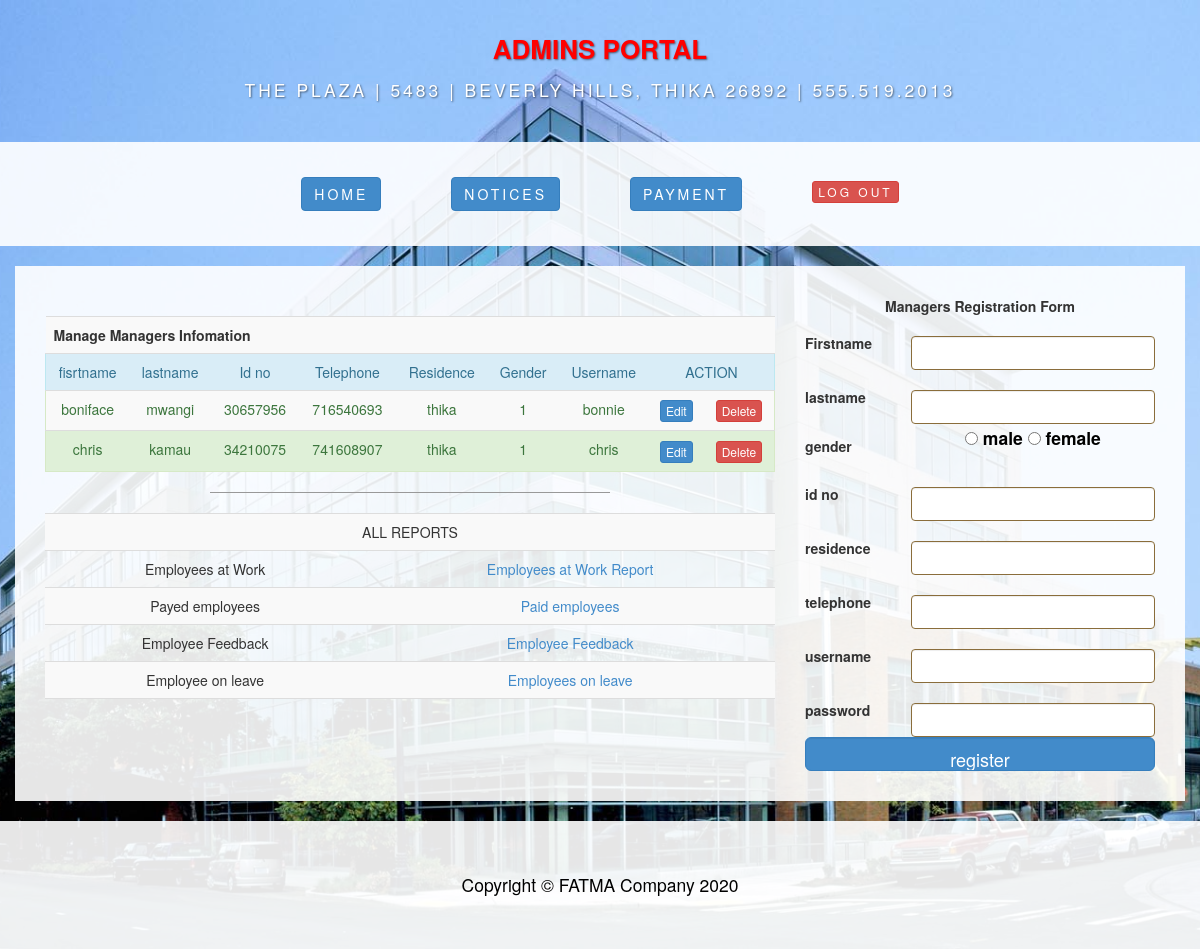
Screenshot of /admin/admin.php (signed in) with the database file from the repository.
### tables this page shows
CREATE TABLE `staff` (
  `id` int(11) NOT NULL,
  `fname` varchar(255) NOT NULL,
  `lname` varchar(255) NOT NULL,
  `id_no` int(11) NOT NULL,
  `photo` varchar(60) NOT NULL,
  `residence` varchar(255) NOT NULL,
  `tel` varchar(11) NOT NULL,
  `username` varchar(255) NOT NULL,
  `password` varchar(255) NOT NULL,
  `reg_date` timestamp NOT NULL DEFAULT CURRENT_TIMESTAMP ON UPDATE CURRENT_TIMESTAMP,
  `gender` tinyint(11) NOT NULL,
  `userlevel` int(11) NOT NULL DEFAULT '1'
);

### admin/admin.php (the view, shortened to what this page needs)
<?php require_once('../Connections/conn.php'); ?>
<?php
$maxRows_mgn_staff = 10;
$pageNum_mgn_staff = 0;
$startRow_mgn_staff = $pageNum_mgn_staff * $maxRows_mgn_staff;
$query_mgn_staff = "SELECT * FROM staff WHERE userlevel = 1 ORDER BY id ASC";
$query_limit_mgn_staff = sprintf("%s LIMIT %d, %d", $query_mgn_staff, $startRow_mgn_staff, $maxRows_mgn_staff);
$mgn_staff = mysql_query($query_limit_mgn_staff, $conn) or die(mysql_error());
$row_mgn_staff = mysql_fetch_assoc($mgn_staff);
if (isset($_GET['totalRows_mgn_staff'])) {
  $totalRows_mgn_staff = $_GET['totalRows_mgn_staff'];
} else {
  $all_mgn_staff = mysql_query($query_mgn_staff);
  $totalRows_mgn_staff = mysql_num_rows($all_mgn_staff);
}
$editFormAction = $_SERVER['PHP_SELF'];
if (isset($_SERVER['QUERY_STRING'])) {
  $editFormAction .= "?" . htmlentities($_SERVER['QUERY_STRING']);
}
?>
<!DOCTYPE html>
<html lang="en">
<head>
    <link href="../css/bootstrap.css" rel="stylesheet">
    <link href="../css/business-casual.css" rel="stylesheet">
    <link href="../css/mycss.css" rel="stylesheet" type="text/css">
    <link href="../SpryAssets/SpryValidationTextField.css" rel="stylesheet" type="text/css">
    <link href="../SpryAssets/SpryAccordion.css" rel="stylesheet" type="text/css">
</head>
<body>
    <div class="brand" id="companyname">ADMINS PORTAL</div>
    <div class="address-bar">The Plaza | 5483 | Beverly Hills, Thika 26892 | 555.519.2013</div>
    	<?php require_once("admin_head.php");?>
	<div class="container">
    <div class="row">
            <div class="box">
            	  <div class="col-lg-8 text-center">
                  <br>
                  <form action="" method="post" name="manage_staff" id="manage_staff">
                    <table width="700" border="0" class="table table-responsive table-striped table-hover">
                      <tr>
                        <th colspan="9" scope="col">Manage Managers Infomation</th>
                      </tr>
                      <tr class="alert alert-info">
                        <td>fisrtname</td>
                        <td>lastname</td>
                        <td>Id no</td>
                        <td>Telephone</td>
                        <td>Residence</td>
                        <td>Gender</td>
                        <td>Username</td>
                        <td colspan="2">ACTION</td>
                      </tr>
                       <?php if ($totalRows_mgn_staff > 0) {  ?>
                          <?php do { ?>
                      <tr class="alert alert-success">
                        <td><?php echo $row_mgn_staff['fname']; ?></td>
                        <td><?php echo $row_mgn_staff['lname']; ?></td>
                        <td><?php echo $row_mgn_staff['id_no']; ?></td>
                        <td><?php echo $row_mgn_staff['tel']; ?></td>
                        <td><?php echo $row_mgn_staff['residence']; ?></td>
                        <td><?php echo $row_mgn_staff['gender']; ?></td>
                        <td><?php echo $row_mgn_staff['username']; ?></td>
                        <td><a href="update.php?id=<?php echo urlencode($row_mgn_staff['id']); ?>" class="btn btn-xs btn-primary">Edit</a></td>
                        <td><input type="submit" name="del" id="del" value="Delete" class="btn btn-xs btn-danger"></td>
                      </tr>
                       <?php } while ($row_mgn_staff = mysql_fetch_assoc($mgn_staff)); ?>
                          <?php }  ?>
                    </table>
                  </form>
                    <hr>
                    <table width="306" border="0" class="table table-responsive table-striped table-hover">
                      <tr>
                        <td colspan="2">ALL REPORTS</td>
                      </tr>
                      <tr>
                        <td>Employees at Work</td>
                        <td><a href="../Reports/employeatwork.pdf">Employees at Work Report</a></td>
                      </tr>
                      <tr>
                        <td>Payed employees</td>
                        <td><a href="../Reports/employeepayment.pdf">Paid employees</a></td>
                      </tr>
                      <tr>
                        <td>Employee Feedback</td>
                        <td><a href="../Reports/employeefeedback.pdf">Employee Feedback</a></td>
                      </tr>
					  <tr>
                        <td>Employee on leave</td>
                        <td><a href="../Reports/employeefeedback.pdf">Employees on leave</a></td>
                      </tr>
                      <tr>
                        <td>&nbsp;</td>
                        <td>&nbsp;</td>
                      </tr>
                    </table>
                  </div>
              <div class="col-lg-4 text-center">
                <form action="<?php echo $editFormAction; ?>" method="POST" name="reg_staff" id="reg_staff">
                      <table width="473" border="0" align="center" class="table-responsive">
                      <tr>
                      <th colspan="2"><center><marquee>Managers Registration Form</marquee></center></th>
                      </tr>
                     <tr>
                       <th width="88" scope="row">Firstname</th>
                       <td width="203"><span id="sprytextfield1" class="form-group has-warning">
                         <input type="text" name="fname" id="fname" class="form-control" required>
                       <span class="textfieldRequiredMsg">A value is required.</span></span>
                       </td>
                     </tr>
                     <tr>
                       <th scope="row">lastname</th>
                       <td><span id="sprytextfield2" class="form-group has-warning">
                         <input type="text" name="lname" id="lname" class="form-control" required>
                       <span class="textfieldRequiredMsg">A value is required.</span></span>
                       </td>
                     </tr>
                     <tr>
                       <th scope="row">gender</th>
                       <td><p>
                         <label>
                           <input type="radio" name="gender" value="1" id="RadioGroup1_0">
                           male</label>
                         <label>
                           <input type="radio" name="gender" value="0" id="RadioGroup1_1">
                           female</label>
                         <br>
                       </p></td>
                     </tr>
                     <tr>
                       <th scope="row">id no</th>
                       <td><span id="sprytextfield3" class="form-group has-warning">
                       <input type="text" name="id_no" id="id_no" class="form-control" required maxlength="8">
                       <span class="textfieldRequiredMsg">A value is required.</span></span>
                       </td>
                     </tr>
                     <tr>
                     <tr>
                       <th scope="row">residence</th>
                       <td>
                         <span id="sprytextfield4" class="form-group has-warning">
                         <input type="text" name="residence" id="residence" class="form-control" required>
                       <span class="textfieldRequiredMsg">A value is required.</span></span></td>
                     </tr>
                     <tr>
                       <th scope="row">telephone</th>
                       <td><span id="sprytextfield5" class="form-group has-warning">
                       <input type="text" name="tel" id="tel" class="form-control" required maxlength="10">
                       <span class="textfieldRequiredMsg">A value is required.</span></span></td>
                     </tr>
                     <tr>
                       <th scope="row">username</th>
                       <td><span id="sprytextfield6" class="form-group has-warning">
                         <input type="text" name="username" id="username" class="form-control" required>
                       <span class="textfieldRequiredMsg">A value is required.</span></span></td>
                     </tr>
                     <tr>
                       <th scope="row">password</th>
                       <td><span id="sprytextfield7" class="form-group has-warning">
                         <input type="password" name="pass" id="pass" class="form-control" required>
                       <span class="textfieldRequiredMsg">A value is required.</span></span></td>
                     </tr>
                     <tr>
                       <th colspan="2" scope="row">
                       <input type="submit" name="reg" id="reg" value="register" class="form-control btn btn-primary btn-lg" required>
                       </th>
                     </tr>
                   </table>
                  </form>
              </div>
            </div>
      </div>
    </div>
    <footer>
       <?php require_once("../includes/footer.php");?>
    </footer>
</body>
</html>

### css/business-casual.css (style rules this page uses)
body { background:url(../img/one.jpg) no-repeat center center fixed; -webkit-background-size: cover; -moz-background-size: cover; -o-background-size: cover; background-size: cover; }
p { font-size: 1.25em; line-height: 1.6; color: #000; }
hr { border-color: #999999; max-width: 400px; }
.brand, .address-bar { display: none; }
.box { background: #fff; background: rgba(255,255,255,0.9); margin-bottom: 20px; padding: 30px 15px; }
footer { background: #fff; background: rgba(255,255,255,0.9); }
@media screen and (min-width: 768px) { .brand { display: inherit; font-weight: 700; font-size: 5em; line-height: normal; text-align: center; margin: 0; padding: 30px 0 10px; color: #fff; text-shadow: 1px 1px 2px rgba(0, 0, 0, 0.5); } }
@media screen and (min-width: 768px) { .address-bar { display: inherit; text-align: center; margin: 0; padding: 0 0 40px; font-size: 1.25em; text-transform: uppercase; letter-spacing: 3px; font-weight: 400; color: #fff; text-shadow: 1px 1px 2px rgba(0, 0, 0, 0.5); } }
@media screen and (min-width: 1200px) { .box:after { content: ''; display: table; clear: both; color:#F00; } }

### css/mycss.css (style rules this page uses)
#companyname { color:#F00; font-size:26px; }

### rows the page displays
staff: fname "boniface", lname "mwangi", id_no "30657956", tel "716540693", residence "thika", gender "1", username "bonnie"
staff: fname "chris", lname "kamau", id_no "34210075", tel "741608907", residence "thika", gender "1", username "chris"
